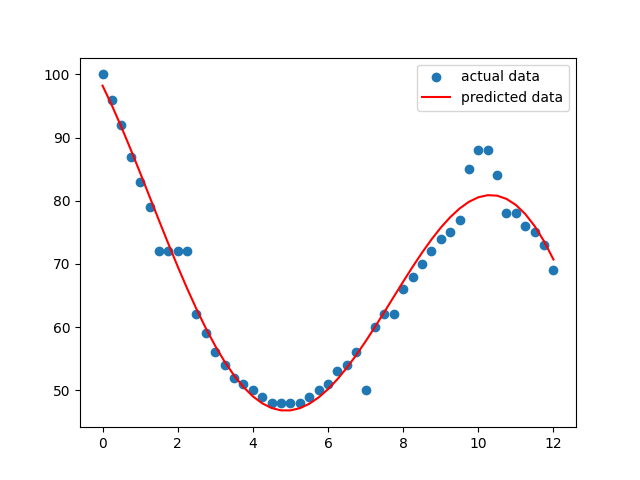

The Python source for this figure:
#Implement a linear regression learner to solve this best fit problem for 1 dimensional data
#The data is in the file P2input2024.txt. The first column is the x value and the second column is the y value.

import numpy as np
import pandas as pd
import matplotlib.pyplot as plt
from sklearn.linear_model import LinearRegression

#Extract data from txt file and fit the model
with open('P2input2024.txt') as f:
    data = f.read().splitlines()
x = []
y = []
for i in data:
    x.append(float(i.split()[0]))
    y.append(float(i.split()[1]))

x = np.array(x).reshape(-1, 1)
y = np.array(y).reshape(-1, 1)

#y(t) = a0 – (a1*x+ a2*x**2+a3*x**3 ) – b*sin(c*x) where c= π/8

#calculate squares of x
x2 = -x**2
#calculate cubes of x
x3 = -x**3
#calculate sin of x
xsin = -np.sin(np.pi/8*x)
#combine all features in one array
X = np.column_stack((x, x2, x3, xsin))  

model = LinearRegression()
model.fit(X, y)
a0 = model.intercept_
a1, a2, a3, b = model.coef_[0]
print(f'y(t) = {a0} - ({a1}*x + {a2}*x**2 + {a3}*x**3) - ({b})*sin(pi/8*x)')
y_pred = model.predict(X)
mse = np.mean((y - y_pred)**2)
print(f'Mean Squared Error: {mse}')


plt.scatter(x, y, label='actual data')
plt.plot(x, y_pred, color='red', label='predicted data')
plt.legend()
plt.show()
